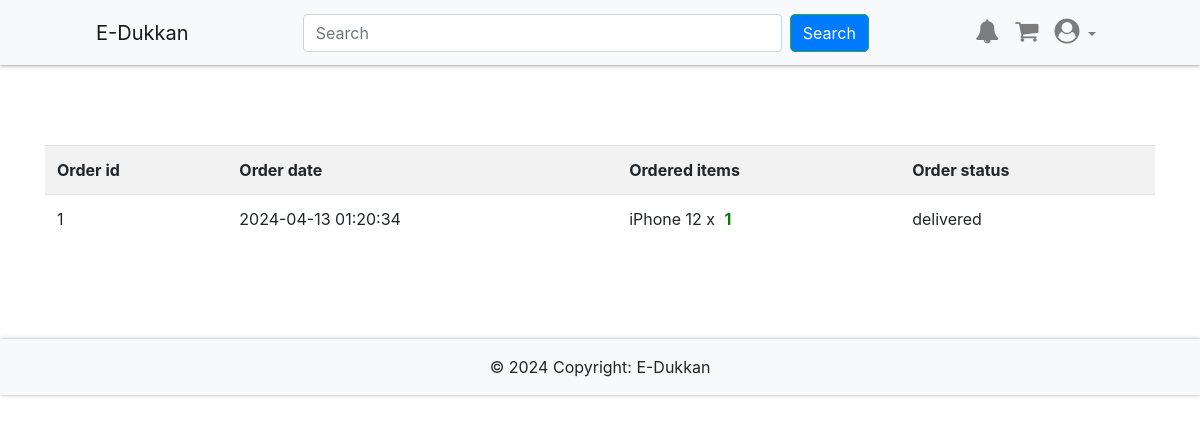
Page /orders (signed in) on the committed database.
### app/db_models.py (models this page shows)
class Order(db.Model):
	__tablename__ = "orders"
	id = db.Column(db.Integer, primary_key=True)
	uid = db.Column(db.Integer, db.ForeignKey('users.id'), nullable=False)
	date = db.Column(db.DateTime, nullable=False)
	status = db.Column(db.String(50), nullable=False)
	items = db.relationship("Ordered_item", backref="order")

class Ordered_item(db.Model):
	__tablename__ = "ordered_items"
	id = db.Column(db.Integer, primary_key=True)
	oid = db.Column(db.Integer, db.ForeignKey('orders.id'), nullable=False)
	itemid = db.Column(db.Integer, db.ForeignKey('items.id'), nullable=False)
	quantity = db.Column(db.Integer, db.ForeignKey('cart.quantity'), nullable=False)

class Item(db.Model):
	__tablename__ = "items"
	id = db.Column(db.Integer, primary_key=True)
	name = db.Column(db.String(100), nullable=False)
	price = db.Column(db.Float, nullable=False)
	category = db.Column(db.Text, nullable=False)
	image = db.Column(db.String(250), nullable=False)
	details = db.Column(db.String(250), nullable=False)
	price_id = db.Column(db.String(250), nullable=False)
	orders = db.relationship("Ordered_item", backref="item")
	in_cart = db.relationship("Cart", backref="item")

### app/__init__.py (the view)
@app.route('/orders')
@login_required
def orders():
	return render_template('orders.html', orders=current_user.orders)

### app/__init__.py (called while the page is built)
@app.context_processor
def inject_now():
	return {'now': datetime.utcnow()}

@login_manager.user_loader
def load_user(user_id):
	return User.query.get(user_id)

### app/templates/orders.html (shortened to what this page needs)
{% extends "base.html" %}
{% block content %}
    {% if not orders %}
		<div class="flash-error">
			You haven't placed any orders yet.<br>
			<a href="{{ url_for('home') }}">Discover new items</a>
		</div>
	{% else %}
    <table class="table table-striped">
        <tr>
            <th>Order id</th>
            <th>Order date</th>
			<th>Ordered items</th>
			<th>Order status</th>
        </tr>
    {% for order in orders %}
        <tr>
            <td>{{ order.id }}</td>
            <td>{{ order.date.strftime('%Y-%m-%d %H:%M:%S') }}</td>
			<td>
				{% for i in order.items %}
					{{ i.item.name }} x <span class="success">{{ i.quantity }}</span><br>
				{% endfor %}
			</td>
			<td>{{ order.status }}</td>
        </tr>
    {% endfor %}
    </table>
	{% endif %}
{% endblock %}

### app/static/styles.css (style rules this page uses)
.forms, .flash-error, .success { margin: 0 auto; max-width: 400px; }
.flash-error, .help-block, .success { text-align: center; padding: 5px; font-weight:bold; }
.success { color:green; }

### rows in the picture
Order: id "1", date "2024-04-13 01:20:34", status "delivered"
Ordered_item: item.name "iPhone 12", quantity "1"
